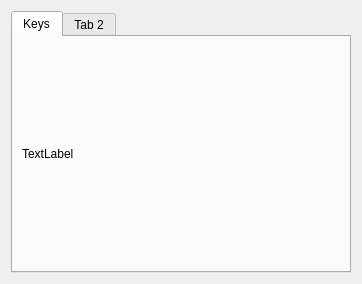
<?xml version="1.0" encoding="UTF-8"?>
<ui version="4.0">
 <class>Help</class>
 <widget class="QWidget" name="Help">
  <property name="geometry">
   <rect>
    <x>0</x>
    <y>0</y>
    <width>362</width>
    <height>284</height>
   </rect>
  </property>
  <property name="windowTitle">
   <string>Form</string>
  </property>
  <layout class="QHBoxLayout" name="horizontalLayout_2">
   <item>
    <widget class="QTabWidget" name="tabWidget">
     <property name="currentIndex">
      <number>0</number>
     </property>
     <widget class="QWidget" name="keysTab">
      <attribute name="title">
       <string>Keys</string>
      </attribute>
      <layout class="QVBoxLayout" name="verticalLayout">
       <item>
        <widget class="QLabel" name="keysLabel">
         <property name="text">
          <string>TextLabel</string>
         </property>
        </widget>
       </item>
      </layout>
     </widget>
     <widget class="QWidget" name="tab_2">
      <attribute name="title">
       <string>Tab 2</string>
      </attribute>
     </widget>
    </widget>
   </item>
  </layout>
 </widget>
 <resources/>
 <connections/>
</ui>
